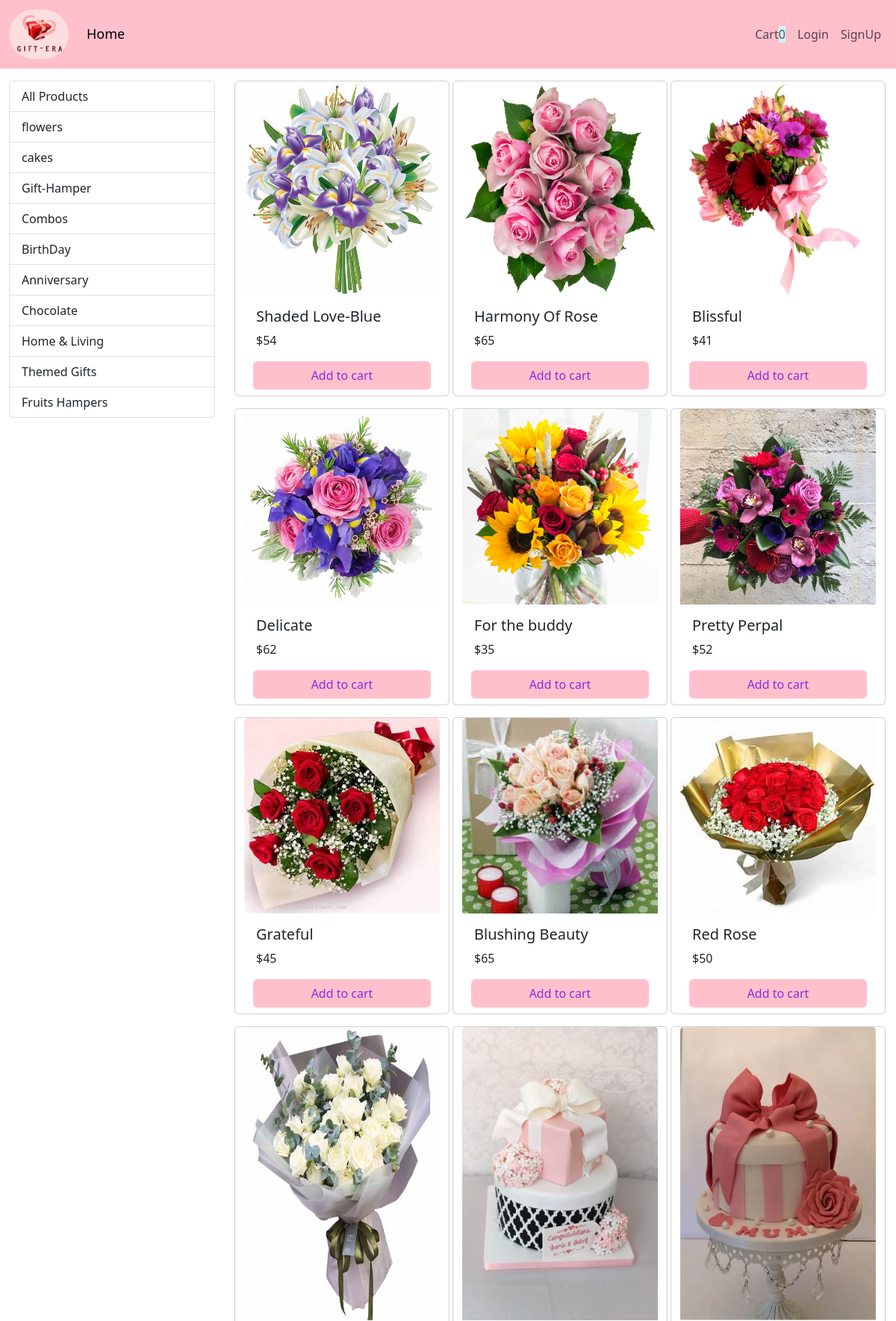
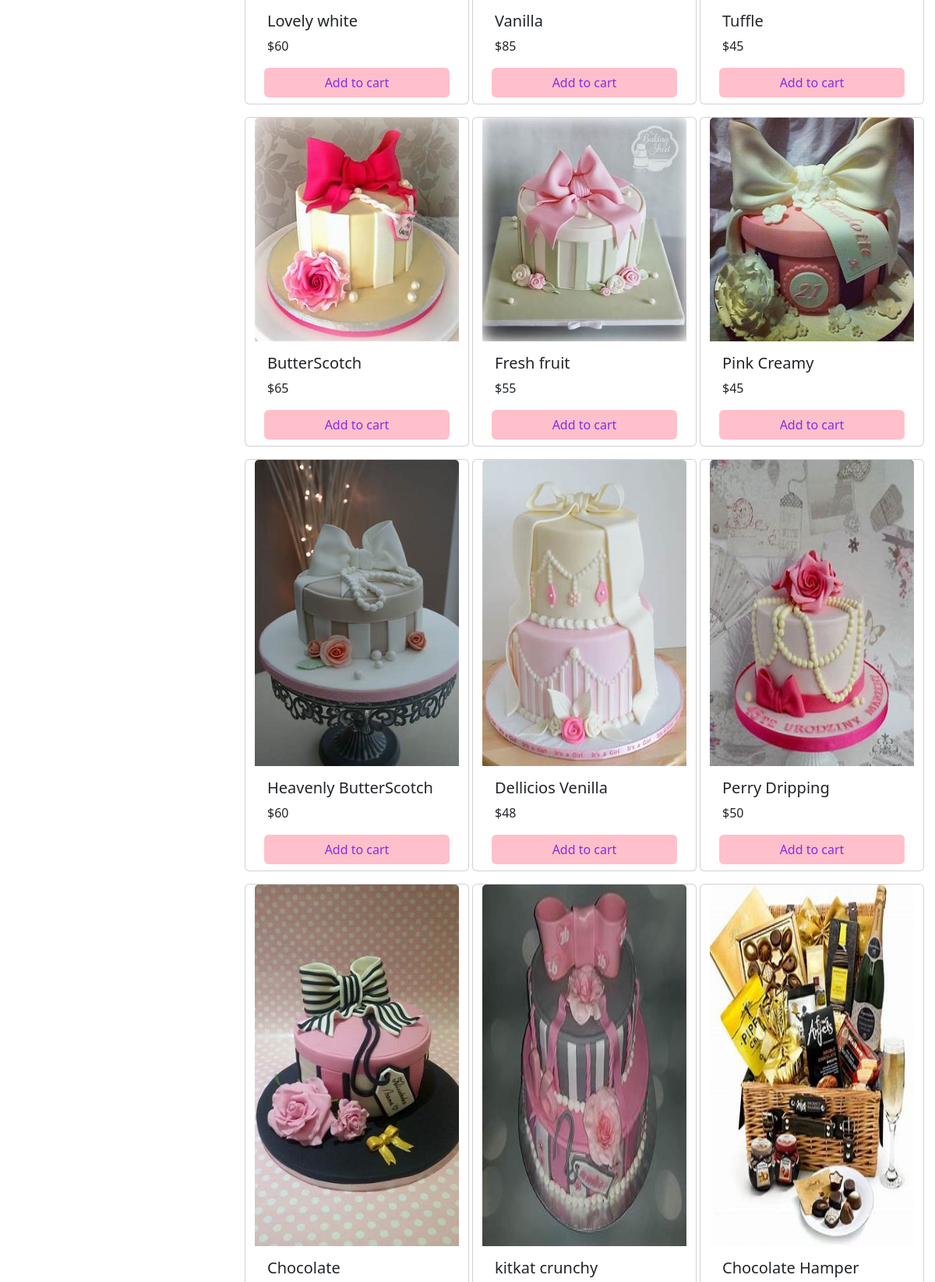
/index (upper part), run on the app's committed database (2 pictures, top to bottom).
### giftgallery/models/category.py (models this page shows, shortened)
class Category(models.Model):
    name = models.CharField(max_length=50)
    @staticmethod
    def get_all_category():
        return Category.objects.all()

### giftgallery/models/products.py (models this page shows, shortened)
class Product(models.Model):
    name=models.CharField(max_length=50)
    price = models.IntegerField(default=0)
    description=models.CharField(max_length=200,default='',null=True,blank=True)
    image=models.ImageField(upload_to='uploads/products/',null=True)
    category = models.ForeignKey(Category,on_delete=models.CASCADE,default=1)
    @staticmethod
    def get_all_products():
        return Product.objects.all()

### giftgallery/views/index.py (the view, shortened to what this page needs)
# urls.py: path('index',Index.as_view(),name='store'),
@method_decorator(csrf_exempt, name='dispatch')
class Index(View):
    def get(self,request):
        cart = request.session.get('cart')
        if not cart:
            request.session.cart={}
        product = None
        category = Category.get_all_category()
        categoryID = request.GET.get('category')
        if categoryID:
            product = Product.get_all_products_by_category_id(categoryID)
        else:
          product= Product.get_all_products()
        data = {'products':product,'category':category}
        print('you are',request.session.get('email'))
        return render(request,'index.html',data)

### giftgallery/templatetags/cart.py (called while the page is built)
@register.filter(name='is_in_cart')
def is_in_cart(product,cart):
    keys = cart.keys()
    for id in keys:
        if int(id) == product.id:
            return True
    return False

### giftgallery/templatetags/custom.py (called while the page is built)
@register.filter(name='currency')
def currency(number):
    return "$"+str(number)

### giftgallery/templates/index.html (shortened to what this page needs)
   {% extends 'base.html' %}
   {% block content %}
   {% load cart %}
   {% load custom %}
   <link rel="stylesheet" href="/static/css/main.css">
   <div class="container-fluid mt-3 ">
       <div class="row ">
         <div class="col-lg-3 mx-auto mb-3 ">
           <div class="list-group">
             <a href="" class="list-group-item ">
               All Products
             </a>
             {% for category in category %}
             <a href="?category={{category.id}}" class="list-group-item cat">
               {{category.name}}
             </a>
             {% endfor %}
           </div>
         </div>
         <div id="products" class="col-lg-9 mx-auto ">
             <div class="row mx-auto ">
               {% for product in products %}
               <div class="card mx-auto mb-3 main" id="{{product.id}}" style="width: 18rem;">
                 <img src="{{product.image.url}}" class="card-img-top" alt
                   style="height: 100%;">
                 <div class="card-body">
                   <h5 class="card-title">
                     {{product.name}}
                   </h5>
                   <p class="card-text">
                     {{product.price|currency}}
                   </p>
                 </div>
                 <div class="cart-footer p-0 m-0 row ">
                   {% if product|is_in_cart:request.session.cart %}
                   <div class="row" >
                     <form action="#{{product.id}}" method="post" class="col-2">
                       {% csrf_token %}
                       <input type="text" hidden="" value="True" name="remove">
                       <input type="text" hidden="" value="{{product.id}}" name="product">
                       <input type="submit" value="-" class="btn btn-block  bg-body-secondary ">
                     </form>
                   <div class="text-center col ">{{product|cart_quantity:request.session.cart}} in cart</div>
                   <form action="#{{product.id}}" method="post" class="col-2">
                     {% csrf_token %}
                     <input type="text" hidden="" value="{{product.id}}" name="product">
                   <input type="submit" value="+" class="btn btn-block bg-body-secondary ">
                   </form>
                   </div>
                   {% else %}
                   <form action="#{{product.id}}" method="post" class="btn-block ">
                     <input type="submit" class=" float-end btn  form-control mb-2" value="Add to cart" style="background: pink; color: blueviolet;">
                   </form>
                   {% endif %}
                 </div>
               </div>
               {% endfor %}
             </div>
           </div>
         </div>
       </div>
   {% endblock %}

### giftgallery/static/css/main.css (style rules this page uses)
.main { transition: 4s; }

### data on the page
Category: name "flowers"
Category: name "cakes"
Category: name "Gift-Hamper"
Category: name "Combos"
Category: name "BirthDay"
Category: name "Anniversary"
Category: name "Chocolate"
Category: name "Home & Living"
Category: name "Themed Gifts"
Category: name "Fruits Hampers"
Product: image (picture), name "Shaded Love-Blue", price "$54"
Product: image (picture), name "Harmony Of Rose", price "$65"
Product: image (picture), name "Blissful", price "$41"
Product: image (picture), name "Delicate", price "$62"
Product: image (picture), name "For the buddy", price "$35"
Product: image (picture), name "Pretty Perpal", price "$52"
Product: image (picture), name "Grateful", price "$45"
Product: image (picture), name "Blushing Beauty", price "$65"
Product: image (picture), name "Red Rose", price "$50"
Product: image (picture), name "Lovely white", price "$60"
Product: image (picture), name "Vanilla", price "$85"
Product: image (picture), name "Tuffle", price "$45"
Product: image (picture), name "ButterScotch", price "$65"
Product: image (picture), name "Fresh fruit", price "$55"
Product: image (picture), name "Pink Creamy", price "$45"
Product: image (picture), name "Heavenly ButterScotch", price "$60"
Product: {{ product.id }} 18 (drawn), image (picture), name "Dellicios Venilla", price "$48"
Product: image (picture), name "Perry Dripping", price "$50"
Product: image (picture), name "Chocolate"
Product: image (picture), name "kitkat crunchy"
Product: image (picture), name "Chocolate Hamper"

### other printed values
{{ request.session.cart.keys|length }} "0"
